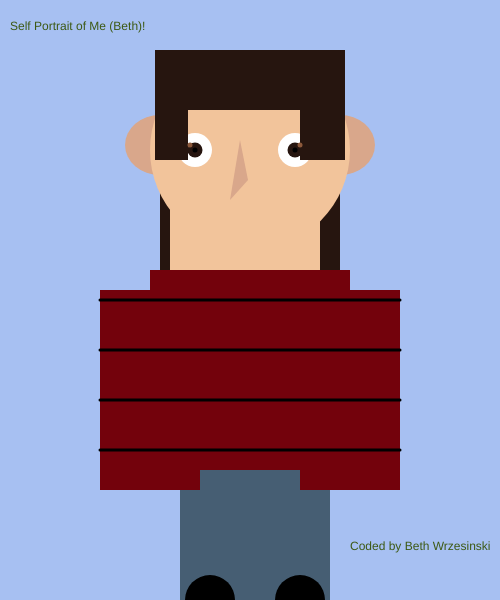
Frame 1 (no input)
Frame 60 (no input): identical to frame 1, image omitted
Frame 120 (the mouse pressed at the canvas centre since frame 60): identical to frame 1, image omitted

The p5.js sketch that drew this single still picture (run headless with seeded random() and noise() and a simulated clock; from frame 60 on, the mouse is pressed at the canvas centre):

// p5.js sketch
// ── sketch.js
// JavaScript Document
		function setup()
		{
		createCanvas (500,600);
		}

		function draw()
		{
		background(167,192,242);
			

			strokeWeight(0);
			fill(217,167,139);
		ellipse(340,145,70,60);
		ellipse(160,145,70,60);
			
			fill(38,21,15);
		rect(160,50,180,100);
		rect(160,170,180,100);
			
			fill(242,196,155);
		circle(250, 150, 200);
		rect(170,150,150,200);
			
			fill(217,167,139);
		triangle(230,200,248,180,240,140);
			
			fill(255,255,255);
		circle(295,150,34);
		circle(195,150,34);
			
			fill(38,21,15);
		circle(295,150,15);
		circle(195,150,15);
		rect(188,50,155,60);
		rect(155,50,33,60);
			rect(155,100,33,60);
			rect(155,75,33,60);
		rect(300,50,45,60);
			rect(300,100,45,60);
			
			
			fill(0,0,0)
		circle(295,150,5);
		circle(195,150,5);
			
			fill(140,89,59)
		circle(300,145,5);
		circle(190,145,5);
			
			fill(70,94,115)
		rect(230,410,100,200);
		rect(180,410,100,200);

			fill(115,2,12);
		square(150,270,200);
		rect(100,290,100,200);
		rect(300,290,100,200);	
			
			strokeWeight(3);
			line(100, 300, 400, 300);
			line(100, 350, 400, 350);
			line(100, 400, 400, 400);
			line(100, 450, 400, 450);
			
			
			strokeWeight (50)
			point(210, 600);
			point(300, 600);
			
			fill(61,89,20)
			
			text('Self Portrait of Me (Beth)!', 10, 30);
			text('Coded by Beth Wrzesinski', 350, 550);
			
		}
